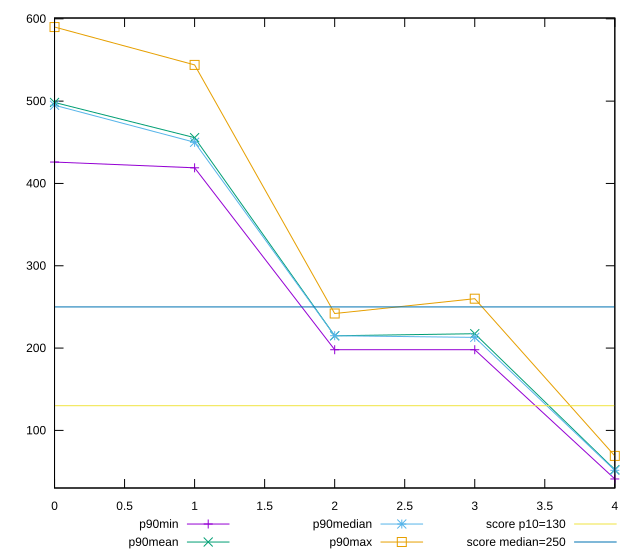

Reproduce this figure in gnuplot.
reset

$p90Min <<EOF
0 426
1 419
2 198
3 198
4 41
EOF

$p90Mean <<EOF
0 498.3736263736264
1 455.61538461538464
2 214.94505494505495
3 217.46153846153845
4 52.26923076923077
EOF

$p90Median <<EOF
0 495
1 450
2 215
3 212.99999999999977
4 51.5
EOF

$p90Max <<EOF
0 590.0000000000018
1 544
2 242
3 260
4 69
EOF

set key outside below
set xrange [0:4]
set yrange [30.019999999999964:600.9800000000018]
set trange [30.019999999999964:600.9800000000018]
set terminal svg size 640, 560 enhanced background rgb 'white'
set output "report_00009_2021-02-08T22-37-41.559Z/max-potential-fid/progression/value.svg"

plot $p90Min title "p90min" with linespoints, \
     $p90Mean title "p90mean" with linespoints, \
     $p90Median title "p90median" with linespoints, \
     $p90Max title "p90max" with linespoints, \
     130 title "score p10=130", \
     250 title "score median=250"

reset
